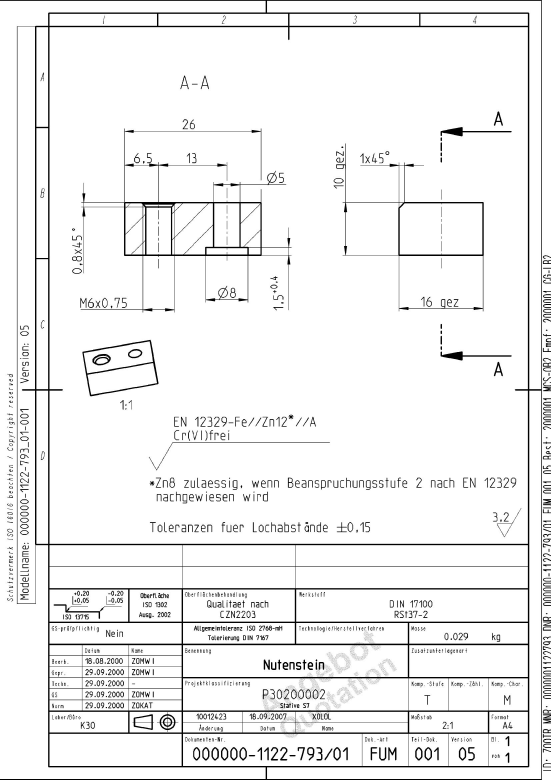
#> input picture images/000000-1122-7930.jpeg, 1653 x 2339 px (shown at 1/3 size)
$ python -i blessFunc.py   (imports and definitions only)
#> lines starting #> are read from the running program, lines starting #| are printed output that depends on the picture; after the words box and inside, x2 and y2 are one past the last pixel; in counts of white or black regions, pixels touching at a corner belong together
#> further down, picture is the input picture: shape (2339, 1653, 3); min 0, max 255, mean 240.3
import numpy as np
import cv2
from Functions.borderFunc import extract_table
from lxml import etree
## Input : roi of one cell
## Output : bounding box for the text in that cell
def extractTextBless(img):
    return_arr = []
    h,w=img.shape[0:2]
#> h = 2339; w = 1653
    base_size=h+14,w+14,3
#> base_size = (2353, 1667, 3)
    img_np = np.zeros(base_size,dtype=np.uint8)
    cv2.rectangle(img_np,(0,0),(w+14,h+14),(255,255,255),30)
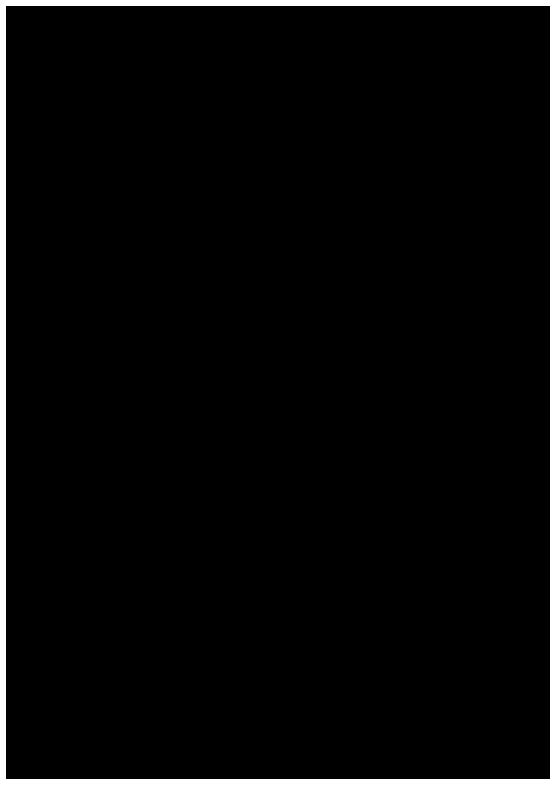
#> img_np: shape (2353, 1667, 3) (shown at 1/3 size); 3.2% white; 1 white region, box (x1, y1, x2, y2) and area: (0, 0, 1667, 2353) 123659
    img_np[7:h+7,7:w+7]=img
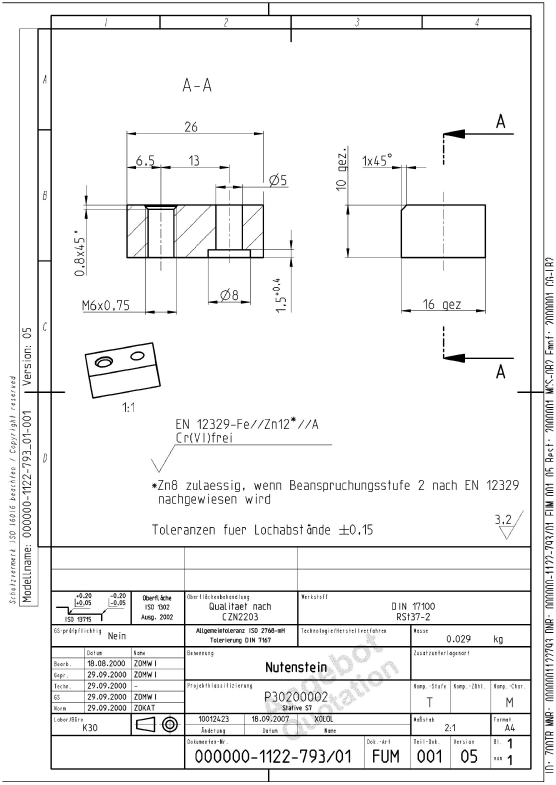
#> img_np: shape (2353, 1667, 3) (shown at 1/3 size); min 0, max 255, mean 240.5
    # cv2_imshow(img_np)
    gray = cv2.cvtColor(img_np, cv2.COLOR_BGR2GRAY)
    # blur = cv2.GaussianBlur(gray,(5,5),0)
    ret, thresh1 = cv2.threshold(gray, 0, 255, cv2.THRESH_OTSU | cv2.THRESH_BINARY_INV)
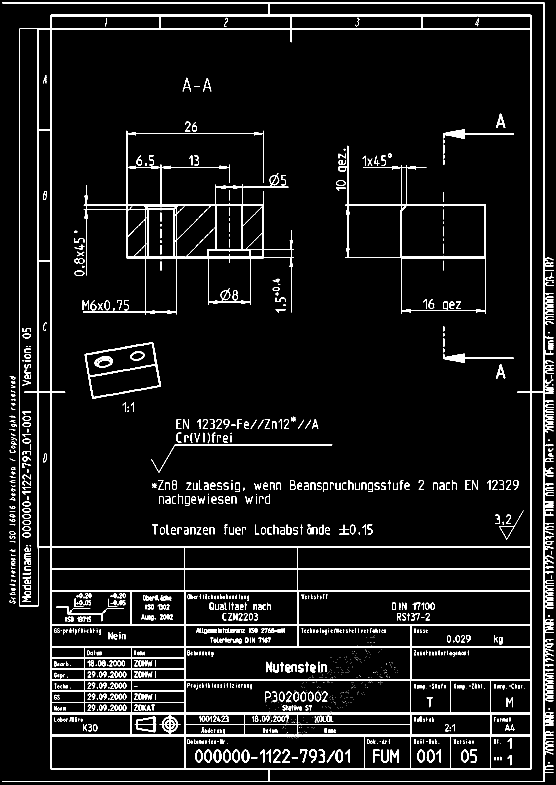
#> thresh1: shape (2353, 1667) (shown at 1/3 size); 6.2% white; 1433 white regions (538 under 20 px), largest, box (x1, y1, x2, y2) and area: (7, 7, 1633, 2346) 126259, (249, 392, 882, 945) 18619, (1016, 437, 1458, 941) 7843
#> ret = 145
    rect_kernel = cv2.getStructuringElement(cv2.MORPH_RECT, (3, 1))
    dilation = cv2.dilate(thresh1, rect_kernel, iterations = 2)
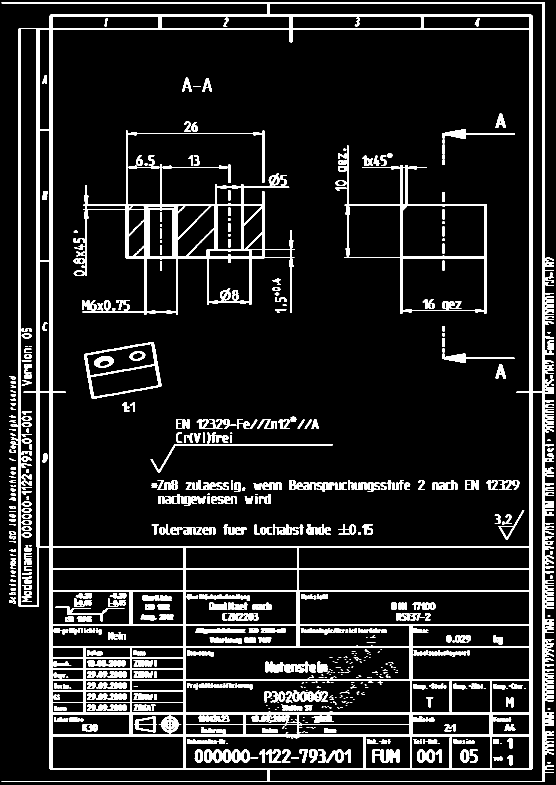
#> dilation: shape (2353, 1667) (shown at 1/3 size); 10.3% white; 844 white regions (261 under 20 px)
    # cv2_imshow(dilation)
    contours, hierarchy = cv2.findContours(dilation, cv2.RETR_EXTERNAL,cv2.CHAIN_APPROX_NONE)
#> contours = 63 contours, 7 with area under 20; largest, box (x1, y1, x2, y2) and area: (5, 7, 1662, 2346) 3592762, (27, 1593, 48, 1605) 174, (1642, 1035, 1662, 1048) 134, (27, 1543, 48, 1552) 120, (27, 1518, 48, 1526) 119
    for cnt in (contours):
        if cv2.contourArea(cnt) < 20:
          continue
        x, y, w, h = cv2.boundingRect(cnt)
        if(h<6) or w<4 or h/img.shape[0]>0.95 or h>30:
          continue
        return_arr.append([x-7, y-7, w, h])
#> this loop made 63 passes
#> (x, y, w, h) on passes 1, 4, 5, 6, 7, 8, 9, 10, 11, 12, 13, 14: (1642, 2286, 10, 4), (27, 1801, 21, 11), (32, 1791, 16, 7), (27, 1778, 21, 7), (32, 1764, 16, 7), (27, 1752, 21, 5), (32, 1739, 16, 7), (1651, 1727, 6, 9), (32, 1725, 16, 6), (32, 1712, 16, 8), (32, 1700, 16, 7), (32, 1684, 16, 13)
#> after the loop, return_arr = 50 items, first 6: [20, 1794, 21, 11], [25, 1784, 16, 7], [20, 1771, 21, 7], [25, 1757, 16, 7], [25, 1732, 16, 7], [1644, 1720, 6, 9]
    return return_arr

## Input : Roi of Table , Orignal Image, Cells Detected
## Output : Returns XML element which has contains bounding box of textchunks
# [352 lines left out: function borderless, not called in this run]

>>> import cv2
>>> picture = cv2.imread('../images/000000-1122-7930.jpeg')
>>> result = extractTextBless(picture)
#> result has the same summary as return_arr in extractTextBless
